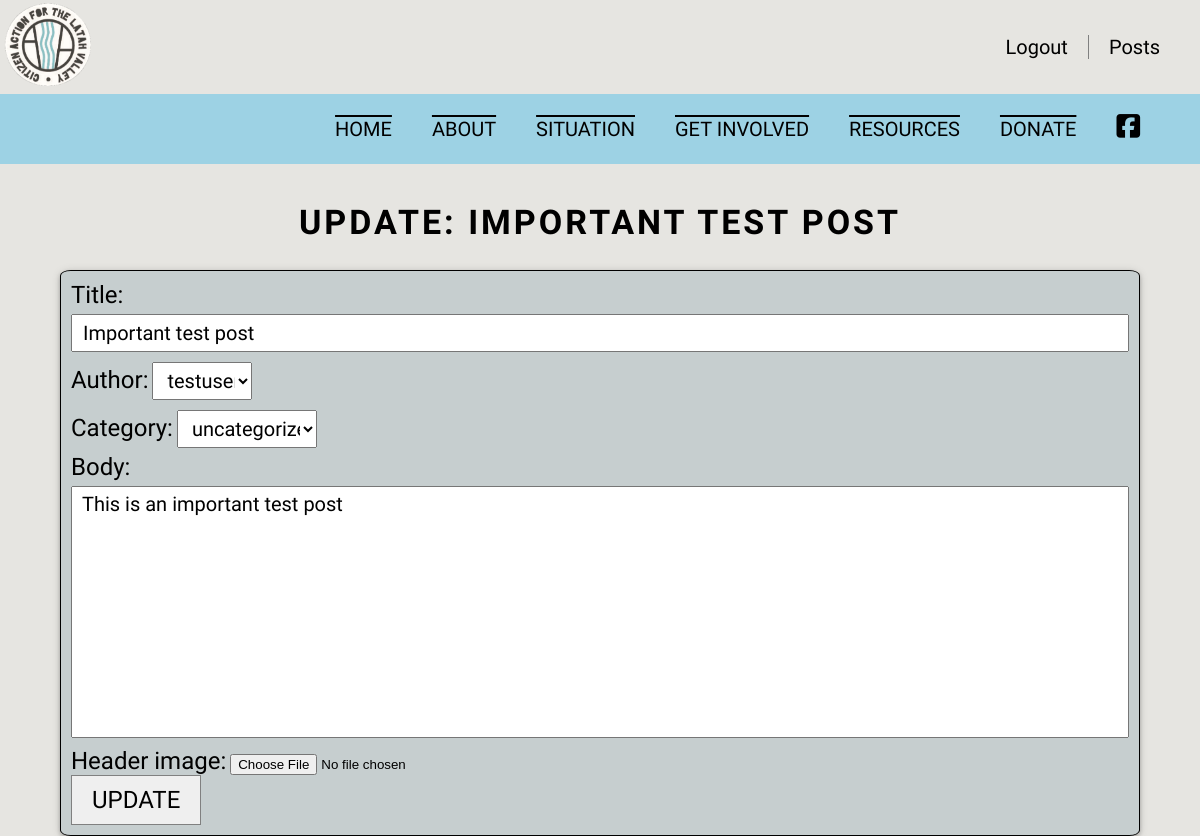
Screenshot of /article/edit/58 (signed in) with the database file from the repository.
### thesite/models.py (models this page shows, shortened)
class Post(models.Model):
    title = models.CharField(max_length=255)
    header_image = models.ImageField(null =True, blank=True, upload_to="images/")
    author = models.ForeignKey(User, on_delete=models.CASCADE)
    body = models.TextField()
    post_date = models.DateField(auto_now_add=True)
    category = models.CharField(max_length=255, default='uncategorized')
    likes = models.ManyToManyField(User, related_name='blog_posts')

### thesite/views.py (the view)
class UpdatePostView(UpdateView):
    model = Post
    form_class = PostForm
    template_name = 'update_post.html'

### thesite/forms.py
class PostForm(forms.ModelForm):
    class Meta:
        model = Post
        fields = ('title', 'author', 'category', 'body', 'header_image')
        widgets = {
            'title': forms.TextInput(attrs={'class': 'form-control',}),
            'author': forms.Select(attrs={'class': 'form-control', 'style': 'width:100px'}),
            'category': forms.Select(choices=choice_list, attrs={'class': 'form-control', 'style': 'width:140px' }),
            'body': forms.Textarea(attrs={'class': 'form-control'}),
        }

### thesite/templates/update_post.html (shortened to what this page needs)
{% extends 'base.html' %}
{% load static %}
{% block content %}
{% if request.user.is_superuser %}
<h1 class="about-header">Update: {{ post.title }}</h1>
<form  class="form-background" method="POST" enctype="multipart/form-data">
    {{ form.as_p }}
    <button class="form-button">Update</button>
</form>
{% else %}
User access denied: not authenticated.
{% endif %}
{% endblock %}

### thesite/static/css/main.css (style rules this page uses)
* { margin: 0; padding: 0; box-sizing: border-box; }
html { scroll-behavior: smooth; }
body { background-color: #E6E5E1; }
.form-background { box-shadow: 0px 2px 5px 0px rgba(0,0,0,0.14) , 0px 1px 10px 0px rgba(0,0,0,0.12) , 0px 2px 4px -1px rgba(0,0,0,0.2); width: 90%; margin: auto; border: 1px solid black; padding: 10px; background-color: #c6cecf; border-radius: 1%; }
.form-background textarea { resize: none; }
.form-background label { font-family: 'Barlow Condensed', sans-serif; font-size: 24px; color: black; }
.form-button { display: block; font-family: 'Barlow Condensed', sans-serif; text-transform: uppercase; }
.form-control { width: 100%; margin-top: 5px; margin-bottom: 5px; font-family: 'Barlow Condensed', sans-serif; font-size: 20px; padding-left: 10px; padding-top: 5px; padding-bottom: 5px; }
.form-button { border: 1px solid gray; padding-top: 10px; padding-bottom: 10px; padding-left: 20px; padding-right: 20px; font-size: 24px; }
.about-header { font-size: 34px; text-align: center; font-family: 'Barlow Condensed', sans-serif; letter-spacing: 3px; text-transform: uppercase; margin-top: 20px; margin-bottom: 10px; }
@media (min-width: 790px) { .about-header { margin-top: 38px; margin-bottom: 28px; } }

### rows the page displays
Post: title "IMPORTANT TEST POST", title "Important test post", author "testuser", category "uncategorized", body "This is an important test post"
